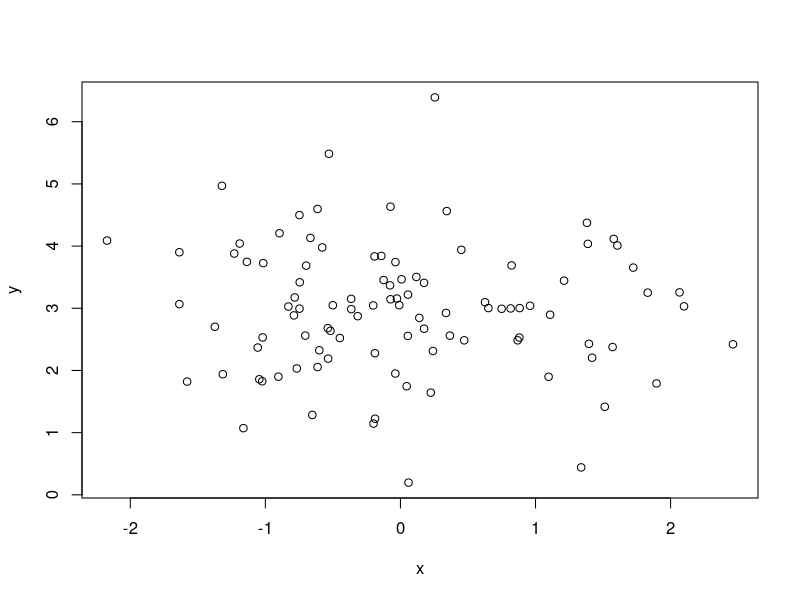
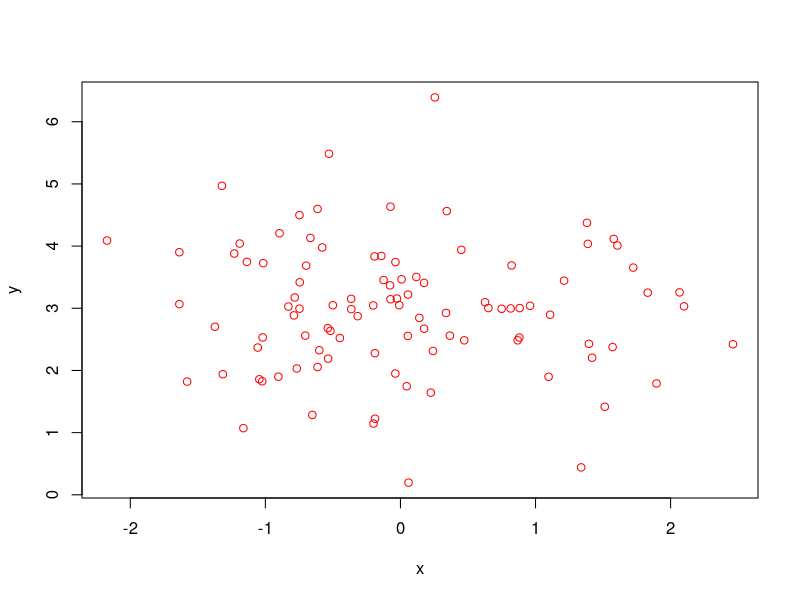

Generate these figures, in order, with R:
## ---- chunk 1
knitr::opts_chunk$set(echo = TRUE)
## ---- chunk 2
# I am making some new data
x <- rnorm(100, 0, 1)
y <- rnorm(100, 3, 1)
## ---- chunk 3
# plot the data
plot(x, y)
## ---- chunk 4
plot(x, y, col="red")
